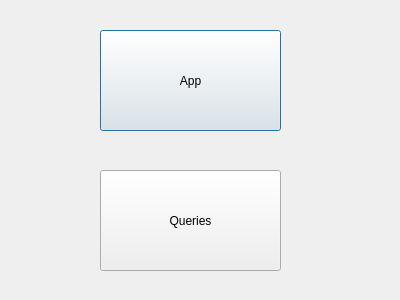
<?xml version="1.0" encoding="UTF-8"?>
<ui version="4.0">
 <class>MenuDialog</class>
 <widget class="QDialog" name="MenuDialog">
  <property name="geometry">
   <rect>
    <x>0</x>
    <y>0</y>
    <width>400</width>
    <height>300</height>
   </rect>
  </property>
  <property name="windowTitle">
   <string>Home</string>
  </property>
  <widget class="QPushButton" name="pushButton_app">
   <property name="geometry">
    <rect>
     <x>100</x>
     <y>30</y>
     <width>181</width>
     <height>101</height>
    </rect>
   </property>
   <property name="text">
    <string>App</string>
   </property>
  </widget>
  <widget class="QPushButton" name="pushButton_queries">
   <property name="geometry">
    <rect>
     <x>100</x>
     <y>170</y>
     <width>181</width>
     <height>101</height>
    </rect>
   </property>
   <property name="text">
    <string>Queries</string>
   </property>
  </widget>
 </widget>
 <resources/>
 <connections/>
</ui>
